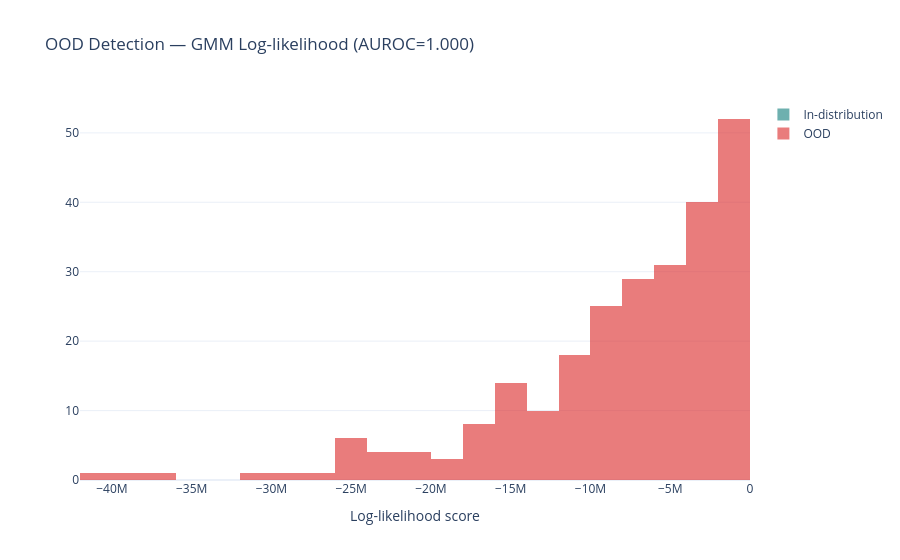

The notebook cell saved with this chart:
### Code cell
# ── OOD Detection — GMM on feature embeddings ────────────────────────
from sklearn.mixture import GaussianMixture
from sklearn.metrics import roc_auc_score as auroc_score

# Fit GMM on training features
gmm = GaussianMixture(n_components=3, covariance_type='full', random_state=SEED)
gmm.fit(X_tr)

# Score: log-likelihood → negative = more OOD
train_scores = gmm.score_samples(X_tr)
test_scores  = gmm.score_samples(X_te)

# Simulate OOD samples: shift distribution significantly
X_ood = X_te + np.random.normal(5, 2, X_te.shape)   # out-of-distribution
ood_scores = gmm.score_samples(X_ood)

# AUROC: can we distinguish in-distribution (test) from OOD?
id_labels  = np.ones(len(test_scores))
ood_labels = np.zeros(len(ood_scores))
all_labels = np.concatenate([id_labels, ood_labels])
all_scores = np.concatenate([test_scores, ood_scores])
ood_auroc  = auroc_score(all_labels, all_scores)

import plotly.graph_objects as go
fig_ood = go.Figure()
fig_ood.add_trace(go.Histogram(x=test_scores, name='In-distribution', opacity=0.6,
                                marker_color='#0E7C7B'))
fig_ood.add_trace(go.Histogram(x=ood_scores, name='OOD', opacity=0.6,
                                marker_color='#DC2626'))
fig_ood.update_layout(barmode='overlay', title=f'OOD Detection — GMM Log-likelihood (AUROC={ood_auroc:.3f})',
                       xaxis_title='Log-likelihood score', template='plotly_white')
fig_ood.show()
log.info('OOD detection AUROC: %.4f (target >= 0.75)', ood_auroc)

### Figure 1 — Plotly figure (JSON) as saved in the notebook; plotly's stock layout.template omitted (floating-point values rounded to 4 significant figures; data arrays with more than 128 entries replaced by an {"elided": "..."} marker saying what was removed)
{"data": [{"marker": {"color": "#0E7C7B"}, "name": "In-distribution", "opacity": 0.6, "type": "histogram", "x": {"elided": "250 float values"}}, {"marker": {"color": "#DC2626"}, "name": "OOD", "opacity": 0.6, "type": "histogram", "x": {"elided": "250 float values"}}], "layout": {"barmode": "overlay", "title": {"text": "OOD Detection — GMM Log-likelihood (AUROC=1.000)"}, "xaxis": {"title": {"text": "Log-likelihood score"}}}}
